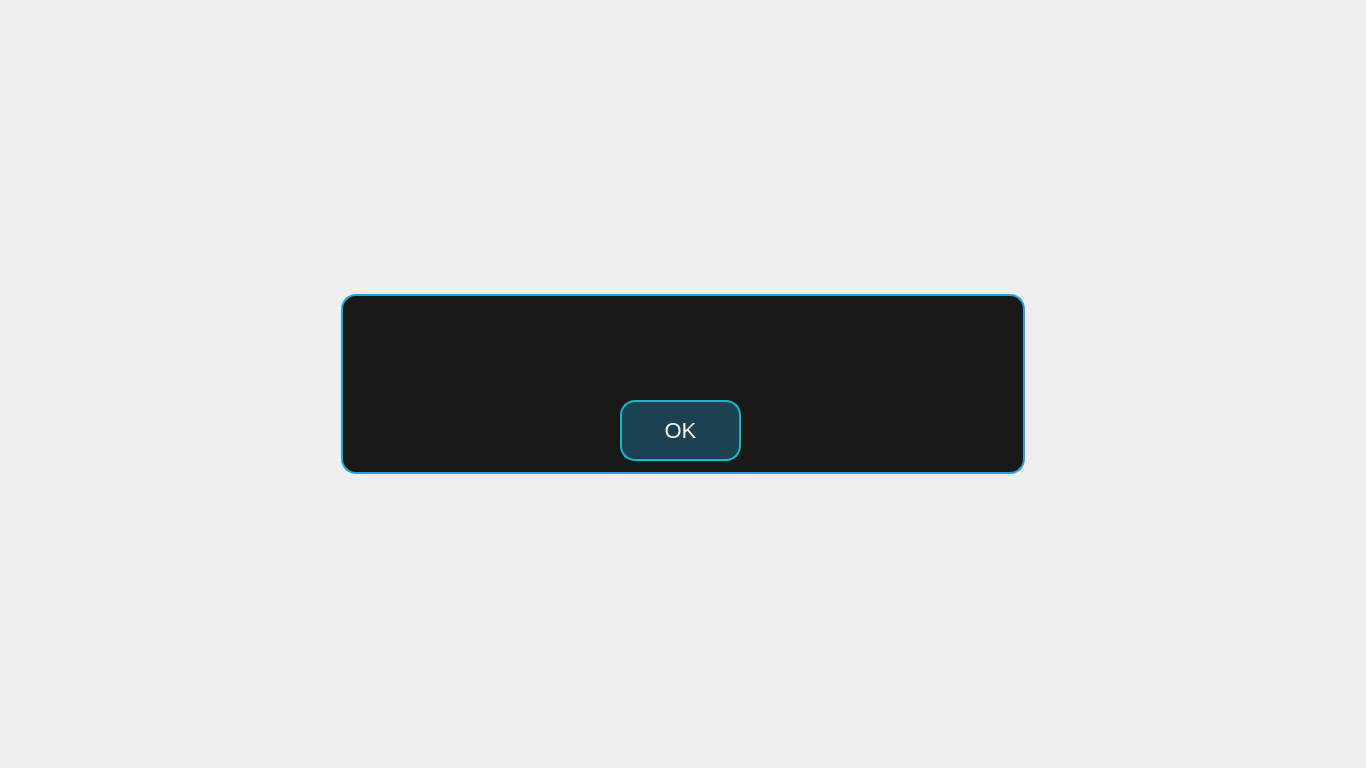
<?xml version="1.0" encoding="UTF-8"?>
<ui version="4.0">
 <class>DialogForm</class>
 <widget class="QWidget" name="DialogForm">
  <property name="geometry">
   <rect>
    <x>0</x>
    <y>0</y>
    <width>1366</width>
    <height>768</height>
   </rect>
  </property>
  <property name="windowTitle">
   <string>Form</string>
  </property>
  <widget class="QPushButton" name="pushButtonOK">
   <property name="geometry">
    <rect>
     <x>620</x>
     <y>400</y>
     <width>121</width>
     <height>61</height>
    </rect>
   </property>
   <property name="font">
    <font>
     <pointsize>-1</pointsize>
    </font>
   </property>
   <property name="styleSheet">
    <string notr="true">QPushButton{
border:2px solid #0fbacd;
border-radius: 15px;
color:rgb(255,251,240);
background:rgba(29, 165, 219, 0.3);
font-size:22px;
}</string>
   </property>
   <property name="text">
    <string>OK</string>
   </property>
  </widget>
  <widget class="QFrame" name="frame">
   <property name="geometry">
    <rect>
     <x>341</x>
     <y>294</y>
     <width>684</width>
     <height>180</height>
    </rect>
   </property>
   <property name="styleSheet">
    <string notr="true">QFrame{
border:2px solid rgba(29,165,219,1.0);
border-radius: 15px;
background-color:rgba(0, 0, 0, 0.9);
}</string>
   </property>
   <property name="frameShape">
    <enum>QFrame::StyledPanel</enum>
   </property>
   <property name="frameShadow">
    <enum>QFrame::Raised</enum>
   </property>
  </widget>
  <widget class="QLabel" name="labelTitle">
   <property name="geometry">
    <rect>
     <x>340</x>
     <y>300</y>
     <width>684</width>
     <height>81</height>
    </rect>
   </property>
   <property name="font">
    <font>
     <pointsize>-1</pointsize>
    </font>
   </property>
   <property name="styleSheet">
    <string notr="true">QLabel{
font-size:32px;
 color:rgb(255,251,240);
}</string>
   </property>
   <property name="text">
    <string/>
   </property>
   <property name="alignment">
    <set>Qt::AlignCenter</set>
   </property>
  </widget>
  <zorder>frame</zorder>
  <zorder>pushButtonOK</zorder>
  <zorder>labelTitle</zorder>
 </widget>
 <resources/>
 <connections/>
</ui>
